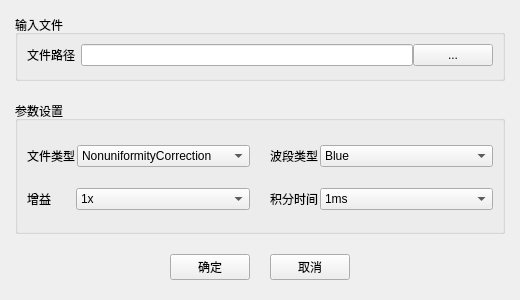
<?xml version="1.0" encoding="UTF-8"?>
<ui version="4.0">
 <class>NUC</class>
 <widget class="QWidget" name="NUC">
  <property name="geometry">
   <rect>
    <x>0</x>
    <y>0</y>
    <width>520</width>
    <height>300</height>
   </rect>
  </property>
  <property name="windowTitle">
   <string>非均匀性校正</string>
  </property>
  <layout class="QVBoxLayout" name="verticalLayout_2" stretch="1,2,0">
   <property name="spacing">
    <number>20</number>
   </property>
   <property name="sizeConstraint">
    <enum>QLayout::SetDefaultConstraint</enum>
   </property>
   <property name="leftMargin">
    <number>15</number>
   </property>
   <property name="topMargin">
    <number>15</number>
   </property>
   <property name="rightMargin">
    <number>15</number>
   </property>
   <property name="bottomMargin">
    <number>20</number>
   </property>
   <item>
    <widget class="QGroupBox" name="inputFile">
     <property name="title">
      <string>输入文件</string>
     </property>
     <property name="flat">
      <bool>false</bool>
     </property>
     <layout class="QFormLayout" name="formLayout_2">
      <property name="topMargin">
       <number>9</number>
      </property>
      <property name="bottomMargin">
       <number>9</number>
      </property>
      <item row="0" column="0" colspan="2">
       <layout class="QHBoxLayout" name="horizontalLayout_9" stretch="12,0">
        <property name="spacing">
         <number>0</number>
        </property>
        <item>
         <layout class="QHBoxLayout" name="horizontalLayout_8" stretch="0,2">
          <property name="spacing">
           <number>5</number>
          </property>
          <item>
           <widget class="QLabel" name="fileLable">
            <property name="text">
             <string>文件路径</string>
            </property>
           </widget>
          </item>
          <item>
           <widget class="QLineEdit" name="fileEdit">
            <property name="text">
             <string/>
            </property>
           </widget>
          </item>
         </layout>
        </item>
        <item>
         <layout class="QHBoxLayout" name="horizontalLayout_10" stretch="0">
          <property name="spacing">
           <number>0</number>
          </property>
          <property name="sizeConstraint">
           <enum>QLayout::SetFixedSize</enum>
          </property>
          <item>
           <widget class="QPushButton" name="fileOptionBnt">
            <property name="text">
             <string>...</string>
            </property>
            <property name="iconSize">
             <size>
              <width>5</width>
              <height>16</height>
             </size>
            </property>
           </widget>
          </item>
         </layout>
        </item>
       </layout>
      </item>
     </layout>
    </widget>
   </item>
   <item>
    <widget class="QGroupBox" name="parameterSetting">
     <property name="title">
      <string>参数设置</string>
     </property>
     <layout class="QFormLayout" name="formLayout">
      <item row="0" column="0" colspan="2">
       <layout class="QVBoxLayout" name="verticalLayout">
        <property name="topMargin">
         <number>15</number>
        </property>
        <property name="rightMargin">
         <number>0</number>
        </property>
        <property name="bottomMargin">
         <number>10</number>
        </property>
        <item>
         <layout class="QHBoxLayout" name="horizontalLayout_5">
          <property name="spacing">
           <number>20</number>
          </property>
          <property name="bottomMargin">
           <number>15</number>
          </property>
          <item>
           <layout class="QHBoxLayout" name="horizontalLayout" stretch="0,1">
            <property name="spacing">
             <number>2</number>
            </property>
            <property name="sizeConstraint">
             <enum>QLayout::SetFixedSize</enum>
            </property>
            <item>
             <widget class="QLabel" name="filtTypeLabel">
              <property name="text">
               <string>文件类型</string>
              </property>
             </widget>
            </item>
            <item>
             <widget class="QComboBox" name="fileTypeBox">
              <item>
               <property name="text">
                <string>NonuniformityCorrection</string>
               </property>
              </item>
              <item>
               <property name="text">
                <string>BlindPixelRemoval</string>
               </property>
              </item>
             </widget>
            </item>
           </layout>
          </item>
          <item>
           <layout class="QHBoxLayout" name="horizontalLayout_2" stretch="0,1">
            <property name="spacing">
             <number>2</number>
            </property>
            <item>
             <widget class="QLabel" name="bandTypeLabel">
              <property name="text">
               <string>波段类型</string>
              </property>
             </widget>
            </item>
            <item>
             <widget class="QComboBox" name="bandTypeBox">
              <item>
               <property name="text">
                <string>Blue</string>
               </property>
              </item>
              <item>
               <property name="text">
                <string>Green</string>
               </property>
              </item>
              <item>
               <property name="text">
                <string>Red</string>
               </property>
              </item>
             </widget>
            </item>
           </layout>
          </item>
         </layout>
        </item>
        <item>
         <layout class="QHBoxLayout" name="horizontalLayout_6">
          <property name="spacing">
           <number>20</number>
          </property>
          <item>
           <layout class="QHBoxLayout" name="horizontalLayout_3" stretch="0,1">
            <property name="spacing">
             <number>25</number>
            </property>
            <item>
             <widget class="QLabel" name="gainLabel">
              <property name="text">
               <string>增益</string>
              </property>
             </widget>
            </item>
            <item>
             <widget class="QComboBox" name="gainBox">
              <item>
               <property name="text">
                <string>1x</string>
               </property>
              </item>
              <item>
               <property name="text">
                <string>2x</string>
               </property>
              </item>
              <item>
               <property name="text">
                <string>10x</string>
               </property>
              </item>
              <item>
               <property name="text">
                <string>30x</string>
               </property>
              </item>
             </widget>
            </item>
           </layout>
          </item>
          <item>
           <layout class="QHBoxLayout" name="horizontalLayout_4" stretch="0,1">
            <property name="spacing">
             <number>2</number>
            </property>
            <item>
             <widget class="QLabel" name="timeLabel">
              <property name="text">
               <string>积分时间</string>
              </property>
             </widget>
            </item>
            <item>
             <widget class="QComboBox" name="timeBox">
              <item>
               <property name="text">
                <string>1ms</string>
               </property>
              </item>
              <item>
               <property name="text">
                <string>5ms</string>
               </property>
              </item>
              <item>
               <property name="text">
                <string>10ms</string>
               </property>
              </item>
              <item>
               <property name="text">
                <string>15ms</string>
               </property>
              </item>
              <item>
               <property name="text">
                <string>20ms</string>
               </property>
              </item>
              <item>
               <property name="text">
                <string>30ms</string>
               </property>
              </item>
              <item>
               <property name="text">
                <string>60ms</string>
               </property>
              </item>
             </widget>
            </item>
           </layout>
          </item>
         </layout>
        </item>
       </layout>
      </item>
     </layout>
    </widget>
   </item>
   <item>
    <layout class="QHBoxLayout" name="horizontalLayout_7" stretch="1,0,0,1">
     <property name="spacing">
      <number>20</number>
     </property>
     <item>
      <spacer name="horizontalSpacer">
       <property name="orientation">
        <enum>Qt::Horizontal</enum>
       </property>
       <property name="sizeHint" stdset="0">
        <size>
         <width>20</width>
         <height>20</height>
        </size>
       </property>
      </spacer>
     </item>
     <item>
      <widget class="QPushButton" name="okBnt">
       <property name="text">
        <string>确定</string>
       </property>
      </widget>
     </item>
     <item>
      <widget class="QPushButton" name="cancelBnt">
       <property name="text">
        <string>取消</string>
       </property>
      </widget>
     </item>
     <item>
      <spacer name="horizontalSpacer_2">
       <property name="orientation">
        <enum>Qt::Horizontal</enum>
       </property>
       <property name="sizeHint" stdset="0">
        <size>
         <width>10</width>
         <height>20</height>
        </size>
       </property>
      </spacer>
     </item>
    </layout>
   </item>
  </layout>
 </widget>
 <resources/>
 <connections>
  <connection>
   <sender>cancelBnt</sender>
   <signal>clicked()</signal>
   <receiver>NUC</receiver>
   <slot>close()</slot>
   <hints>
    <hint type="sourcelabel">
     <x>307</x>
     <y>266</y>
    </hint>
    <hint type="destinationlabel">
     <x>259</x>
     <y>149</y>
    </hint>
   </hints>
  </connection>
  <connection>
   <sender>okBnt</sender>
   <signal>clicked()</signal>
   <receiver>NUC</receiver>
   <slot>close()</slot>
   <hints>
    <hint type="sourcelabel">
     <x>212</x>
     <y>266</y>
    </hint>
    <hint type="destinationlabel">
     <x>259</x>
     <y>149</y>
    </hint>
   </hints>
  </connection>
 </connections>
</ui>
